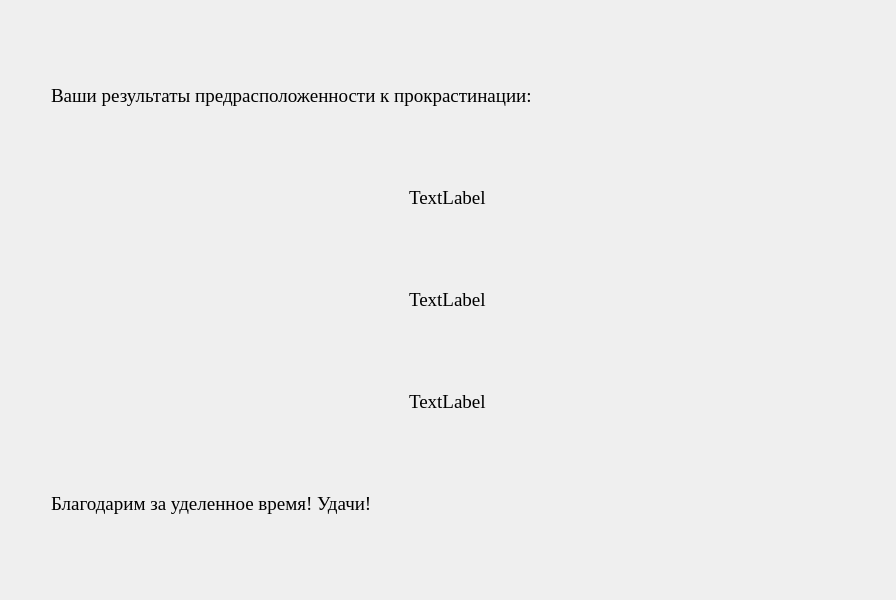
<?xml version="1.0" encoding="UTF-8"?>
<ui version="4.0">
 <class>FinallForm</class>
 <widget class="QWidget" name="FinallForm">
  <property name="geometry">
   <rect>
    <x>0</x>
    <y>0</y>
    <width>896</width>
    <height>600</height>
   </rect>
  </property>
  <property name="windowTitle">
   <string>Finall</string>
  </property>
  <layout class="QGridLayout" name="gridLayout">
   <item row="2" column="0">
    <spacer name="verticalSpacer">
     <property name="orientation">
      <enum>Qt::Vertical</enum>
     </property>
     <property name="sizeHint" stdset="0">
      <size>
       <width>20</width>
       <height>40</height>
      </size>
     </property>
    </spacer>
   </item>
   <item row="3" column="0">
    <layout class="QHBoxLayout" name="horizontalLayout_3">
     <item alignment="Qt::AlignHCenter|Qt::AlignVCenter">
      <widget class="QLabel" name="label_3">
       <property name="font">
        <font>
         <family>Times New Roman</family>
         <pointsize>14</pointsize>
        </font>
       </property>
       <property name="text">
        <string>TextLabel</string>
       </property>
      </widget>
     </item>
    </layout>
   </item>
   <item row="1" column="0">
    <layout class="QHBoxLayout" name="horizontalLayout">
     <item>
      <spacer name="horizontalSpacer_2">
       <property name="orientation">
        <enum>Qt::Horizontal</enum>
       </property>
       <property name="sizeType">
        <enum>QSizePolicy::Minimum</enum>
       </property>
       <property name="sizeHint" stdset="0">
        <size>
         <width>40</width>
         <height>20</height>
        </size>
       </property>
      </spacer>
     </item>
     <item>
      <widget class="QLabel" name="label">
       <property name="font">
        <font>
         <family>Times New Roman</family>
         <pointsize>14</pointsize>
        </font>
       </property>
       <property name="text">
        <string>&lt;html&gt;&lt;head/&gt;&lt;body&gt;&lt;p&gt;Ваши результаты предрасположенности к прокрастинации:&lt;/p&gt;&lt;/body&gt;&lt;/html&gt;</string>
       </property>
      </widget>
     </item>
     <item>
      <spacer name="horizontalSpacer">
       <property name="orientation">
        <enum>Qt::Horizontal</enum>
       </property>
       <property name="sizeHint" stdset="0">
        <size>
         <width>40</width>
         <height>20</height>
        </size>
       </property>
      </spacer>
     </item>
    </layout>
   </item>
   <item row="5" column="0">
    <layout class="QHBoxLayout" name="horizontalLayout_5">
     <item alignment="Qt::AlignHCenter|Qt::AlignVCenter">
      <widget class="QLabel" name="label_5">
       <property name="font">
        <font>
         <family>Times New Roman</family>
         <pointsize>14</pointsize>
        </font>
       </property>
       <property name="text">
        <string>TextLabel</string>
       </property>
      </widget>
     </item>
    </layout>
   </item>
   <item row="7" column="0">
    <layout class="QHBoxLayout" name="horizontalLayout_4">
     <item alignment="Qt::AlignHCenter|Qt::AlignVCenter">
      <widget class="QLabel" name="label_4">
       <property name="font">
        <font>
         <family>Times New Roman</family>
         <pointsize>14</pointsize>
        </font>
       </property>
       <property name="text">
        <string>TextLabel</string>
       </property>
      </widget>
     </item>
    </layout>
   </item>
   <item row="9" column="0">
    <layout class="QHBoxLayout" name="horizontalLayout_2">
     <item>
      <spacer name="horizontalSpacer_3">
       <property name="orientation">
        <enum>Qt::Horizontal</enum>
       </property>
       <property name="sizeType">
        <enum>QSizePolicy::Minimum</enum>
       </property>
       <property name="sizeHint" stdset="0">
        <size>
         <width>40</width>
         <height>20</height>
        </size>
       </property>
      </spacer>
     </item>
     <item>
      <widget class="QLabel" name="label_2">
       <property name="font">
        <font>
         <family>Times New Roman</family>
         <pointsize>14</pointsize>
        </font>
       </property>
       <property name="text">
        <string>&lt;html&gt;&lt;head/&gt;&lt;body&gt;&lt;p&gt;Благодарим за уделенное время! Удачи!&lt;/p&gt;&lt;/body&gt;&lt;/html&gt;</string>
       </property>
      </widget>
     </item>
     <item>
      <spacer name="horizontalSpacer_9">
       <property name="orientation">
        <enum>Qt::Horizontal</enum>
       </property>
       <property name="sizeHint" stdset="0">
        <size>
         <width>40</width>
         <height>20</height>
        </size>
       </property>
      </spacer>
     </item>
    </layout>
   </item>
   <item row="0" column="0">
    <spacer name="verticalSpacer_2">
     <property name="orientation">
      <enum>Qt::Vertical</enum>
     </property>
     <property name="sizeHint" stdset="0">
      <size>
       <width>20</width>
       <height>40</height>
      </size>
     </property>
    </spacer>
   </item>
   <item row="4" column="0">
    <spacer name="verticalSpacer_3">
     <property name="orientation">
      <enum>Qt::Vertical</enum>
     </property>
     <property name="sizeHint" stdset="0">
      <size>
       <width>20</width>
       <height>40</height>
      </size>
     </property>
    </spacer>
   </item>
   <item row="8" column="0">
    <spacer name="verticalSpacer_5">
     <property name="orientation">
      <enum>Qt::Vertical</enum>
     </property>
     <property name="sizeHint" stdset="0">
      <size>
       <width>20</width>
       <height>40</height>
      </size>
     </property>
    </spacer>
   </item>
   <item row="6" column="0">
    <spacer name="verticalSpacer_4">
     <property name="orientation">
      <enum>Qt::Vertical</enum>
     </property>
     <property name="sizeHint" stdset="0">
      <size>
       <width>20</width>
       <height>40</height>
      </size>
     </property>
    </spacer>
   </item>
   <item row="10" column="0">
    <spacer name="verticalSpacer_6">
     <property name="orientation">
      <enum>Qt::Vertical</enum>
     </property>
     <property name="sizeHint" stdset="0">
      <size>
       <width>20</width>
       <height>40</height>
      </size>
     </property>
    </spacer>
   </item>
  </layout>
 </widget>
 <resources/>
 <connections/>
</ui>
